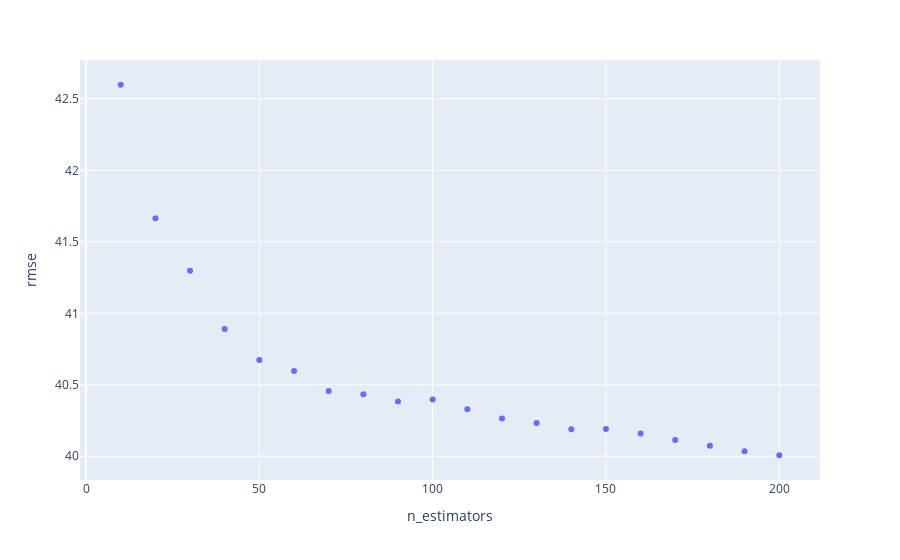

The code cell stored with this chart in its notebook:
### Markdown cell above
Plot Results

### Code cell
import plotly.express as px
fig = px.scatter(df_scores, x="n_estimators", y="rmse")
fig.show()

### Figure 1 — Plotly figure (JSON) as saved in the notebook; plotly's stock layout.template omitted (floating-point values rounded to 4 significant figures)
{"data": [{"hovertemplate": "n_estimators=%{x}<br>rmse=%{y}<extra></extra>", "legendgroup": "", "marker": {"color": "#636efa", "symbol": "circle"}, "mode": "markers", "name": "", "orientation": "v", "showlegend": false, "type": "scatter", "x": [10, 20, 30, 40, 50, 60, 70, 80, 90, 100, 110, 120, 130, 140, 150, 160, 170, 180, 190, 200], "xaxis": "x", "y": [42.6, 41.66, 41.3, 40.89, 40.67, 40.6, 40.46, 40.43, 40.38, 40.4, 40.33, 40.26, 40.23, 40.19, 40.19, 40.16, 40.11, 40.07, 40.03, 40.01], "yaxis": "y"}], "layout": {"legend": {"tracegroupgap": 0}, "margin": {"t": 60}, "xaxis": {"anchor": "y", "domain": [0, 1], "title": {"text": "n_estimators"}}, "yaxis": {"anchor": "x", "domain": [0, 1], "title": {"text": "rmse"}}}}
